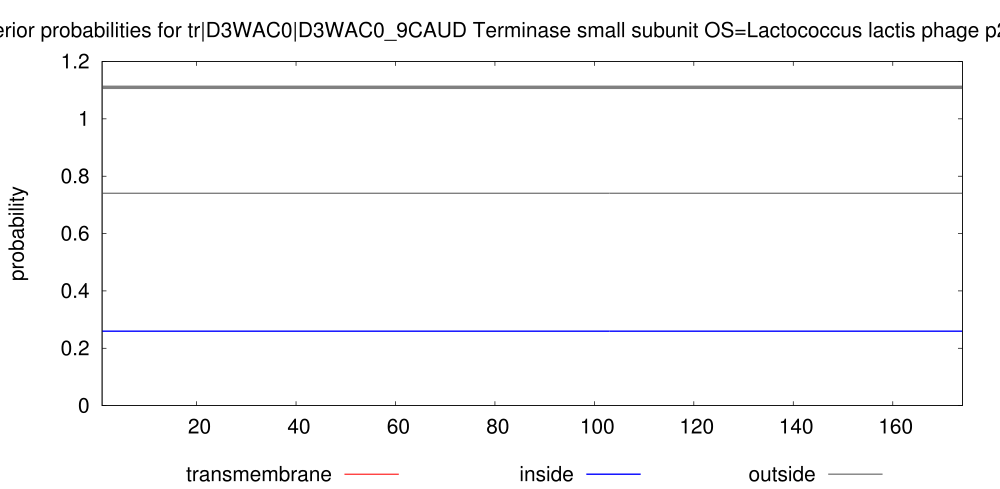

Recreate this plot in gnuplot.
set arrow from 1,1.11 to 174,1.11 nohead lt 9 lw 10
set key below
set title "TMHMM posterior probabilities for tr|D3WAC0|D3WAC0_9CAUD Terminase small subunit OS=Lactococcus lactis phage p2 PE=4 SV=1 ORF=1"
set yrange [0:1.2]
set size 2., 1.4
#set xlabel "position"
set ylabel "probability"
set xrange [1:174]
# Make the ps plot
set term postscript eps color solid "Helvetica" 30
set output "./TMHMM_9908/tr_D3WAC0_D3WAC0_9CAUD.eps"
plot "./TMHMM_9908/tr_D3WAC0_D3WAC0_9CAUD.plp" using 1:4 title "transmembrane" with impulses lt 1 lw 3, \
"" using 1:3 title "inside" with line lt 3 lw 4, \
"" using 1:5 title "outside" with line lt 9 lw 4
exit
